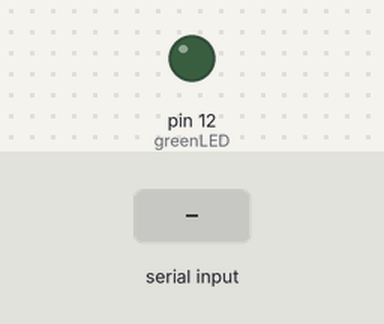
This sketch was run on a simulated Arduino Uno, built with avr-gcc and run on an emulated ATmega328P. On the bench: output pins drawn as LEDs (lit = HIGH). The test bench sets the inputs (shaded band).

Above: at 1.2 s.
1.3 s: "Y" received over Serial
At 1.7 s:
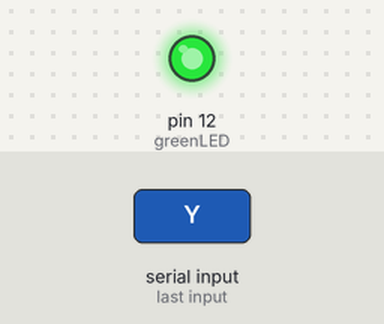
2.8 s: "N" received over Serial
At 4.0 s:
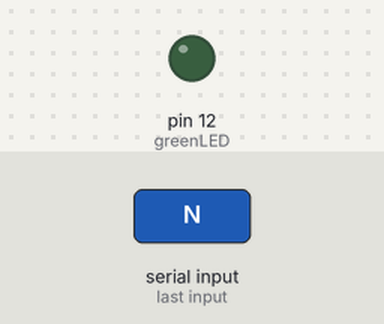
4.3 s: "y" received over Serial
At 5.2 s:
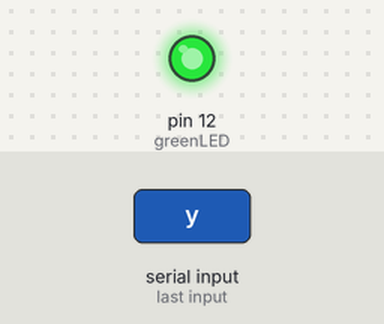
Timing chart, 0 to 7.3 s (numbered marks = the images above; inputs shaded):
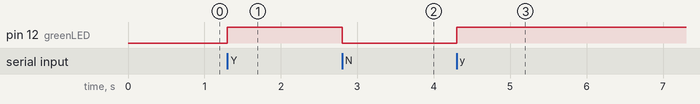

The sketch:

P5_1.ino
```cpp
/*
--------------------------------------
Project05_01.- Reading the serial port
--------------------------------------
*/

int greenLED = 12;
char letter;

void setup() {
  Serial.begin(9600);  //Starts Serial comunication
  pinMode(greenLED, OUTPUT);
}

void loop() {
  if (Serial.available() > 0) { //Checks if there is a byte in Serial Port
    letter = Serial.read();  //Reads the value from Serial port

    // If the real letter is 'Y' switch on the LED
    if ((letter == 'Y') || (letter == 'y')) {
      digitalWrite(greenLED, HIGH);
    }

    // If the real letter is 'N' switch on the LED
    else if ((letter == 'N') || (letter == 'n')) {
      digitalWrite(greenLED, LOW);
    }
  }
}
```

Measured:
- after the input at 1.3 s, pin 12 (greenLED): LOW → HIGH at once
- after the input at 2.8 s, pin 12 (greenLED): HIGH → LOW at once
- after the input at 4.3 s, pin 12 (greenLED): LOW → HIGH at once
